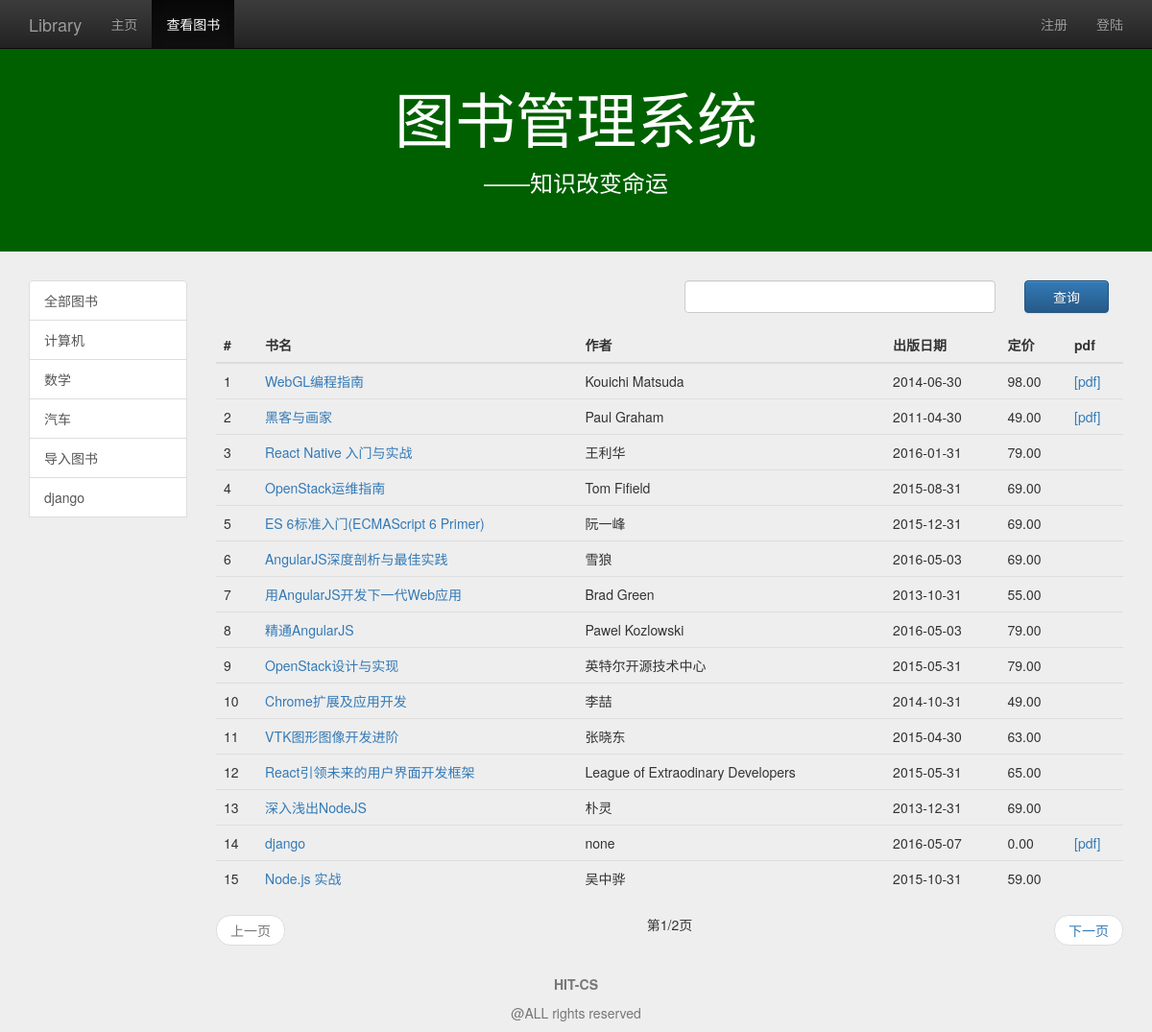
Screenshot of /view_book_list/?category=计算机 with the database file from the repository.
### management/models.py (models this page shows, shortened)
class Book(models.Model):
    name=models.CharField(max_length=128)
    price=models.FloatField()
    author=models.CharField(max_length=128)
    publish_date=models.DateField()
    category=models.CharField(max_length=128)
    summary=models.TextField(default="a book")
    class META:
        ordering=['name']

### management/views.py (the view)
# urls.py: url(r'^view_book_list/$',views.view_book_list,name='view_book_list'),
def view_book_list(request):
    user=request.user if request.user.is_authenticated() else None
    category_list=Book.objects.values_list('category',flat=True).distinct()
    query_category=request.GET.get('category','all')
    if(not query_category) or Book.objects.filter(category=query_category).count() is 0:
        query_category = 'all'
        book_list=Book.objects.all()
    else:
        book_list=Book.objects.filter(category=query_category)
    if request.method=='POST':
        keyword=request.POST.get('keyword','')
        book_list=Book.objects.filter(name__contains=keyword)
        query_category='all'
    paginator=Paginator(book_list,15)
    page=request.GET.get('page')
    try:
        book_list=paginator.page(page)
    except PageNotAnInteger:
        book_list=paginator.page(1)
    except EmptyPage:
        book_list=paginator.page(paginator.num_pages)
    content={
            'user':user,
            'active_menu':'view_book',
            'category_list':category_list,
            'query_category':query_category,
            'book_list':book_list,
            }
    return render(request,'management/view_book_list.html',content)

### management/templates/management/view_book_list.html (shortened to what this page needs)
{% extends "management/base.html" %}
{% load staticfiles %}
{% block content %}
<div class="container">
   <div class="row">
      <div class="col-md-2">
         <a href="{% url 'view_book_list' %}" class="list-group-item" id="id_category_all">全部图书</a>
			{% for category in category_list %}
			<a href="{% url 'view_book_list' %}?category={{ category }}" class="list-group-item" id="id_category_{{ category }}">{{ category }}</a>
			{% endfor %}
      </div>
      <div class="col-md-10">
         <div class="col-md-6 col-md-offset-6">
			<form role="form" method="post" name="search_form">
				<div class="form-group">
					<div class="row">
						<div class="col-md-9">
							<input type="search" class="form-control" required  name="keyword" id="id_search_input" autofocus>
						</div>
						<div class="col-md-3">
							<button class="btn btn btn-primary btn-block">查询</button>
						</div>
					</div>
				</div>
			</form>
		</div>
			<table class="table table-hover">
				<thead>
					<tr>
						<th>#</th>
						<th>书名</th>
						<th>作者</th>
						<th>出版日期</th>
						<th>定价</th>
						<th>pdf</th>
					</tr>
				</thead>
				<tbody>
					{% for book in book_list %}
					<tr>
						<td>{{ forloop.counter }}</td>
						<td><a href="{% url 'detail' %}?id={{ book.id }}">{{ book.name }}</a></td>
						<td>{{ book.author }}</td>
						<td>{{ book.publish_date|date:"Y-m-d" }}</td>
						<td>{{ book.price|floatformat:2 }}</td>
						{% if book.pdf %}
						<td><a href="{% url 'view_pdf' %}?id={{ book.id }}">[pdf]</a></td>
						{% else %}
						<td></td>
						{% endif %}
					</tr>
					{% empty %}
					<tr>
						<td>暂无图书</td>
					</tr>
					{% endfor %}
				</tbody>
			</table>
			<nav>
				<ul class="pager">
					{% if book_list.has_previous %}
					<li class="previous"><a href="?category={{ query_category }}&page={{ book_list.previous_page_number }}">上一页</a></li>
					{% else %}
					<li class="previous disabled"><a href="#">上一页</a></li>
					{% endif %}
					第{{ book_list.number }}/{{ book_list.paginator.num_pages }}页
					{% if book_list.has_next %}
					<li class="next"><a href="?category={{ query_category }}&page={{ book_list.next_page_number }}">下一页</a></li>
					{% else %}
					<li class="next disabled"><a href="#">下一页</a></li>
					{% endif %}
				</ul>
			</nav>
      </div>
   </div>
</div>
{% endblock %}

### management/static/management/css/base.css (style rules this page uses)
body { padding-top:20px; padding-bottom:70px; background-color:#eeeeee; }

### rows the page displays
Book: name "WebGL编程指南", author "Kouichi Matsuda", publish_date "2014-06-30", price "98.00"
Book: name "黑客与画家", author "Paul Graham", publish_date "2011-04-30", price "49.00"
Book: name "React Native 入门与实战", author "王利华", publish_date "2016-01-31", price "79.00"
Book: name "OpenStack运维指南", author "Tom Fifield", publish_date "2015-08-31", price "69.00"
Book: name "ES 6标准入门(ECMAScript 6 Primer)", author "阮一峰", publish_date "2015-12-31", price "69.00"
Book: name "AngularJS深度剖析与最佳实践", author "雪狼", publish_date "2016-05-03", price "69.00"
Book: name "用AngularJS开发下一代Web应用", author "Brad Green", publish_date "2013-10-31", price "55.00"
Book: name "精通AngularJS", author "Pawel Kozlowski", publish_date "2016-05-03", price "79.00"
Book: name "OpenStack设计与实现", author "英特尔开源技术中心", publish_date "2015-05-31", price "79.00"
Book: name "Chrome扩展及应用开发", author "李喆", publish_date "2014-10-31", price "49.00"
Book: name "VTK图形图像开发进阶", author "张晓东", publish_date "2015-04-30", price "63.00"
Book: name "React引领未来的用户界面开发框架", author "League of Extraodinary Developers", publish_date "2015-05-31", price "65.00"
Book: name "深入浅出NodeJS", author "朴灵", publish_date "2013-12-31", price "69.00"
Book: name "django", author "none", publish_date "2016-05-07", price "0.00"
Book: name "Node.js 实战", author "吴中骅", publish_date "2015-10-31", price "59.00"

### other values shown
{{ category }} "计算机" "数学" "汽车" "导入图书" "django"
{{ book_list.number }} "1"
{{ book_list.paginator.num_pages }} "2"
